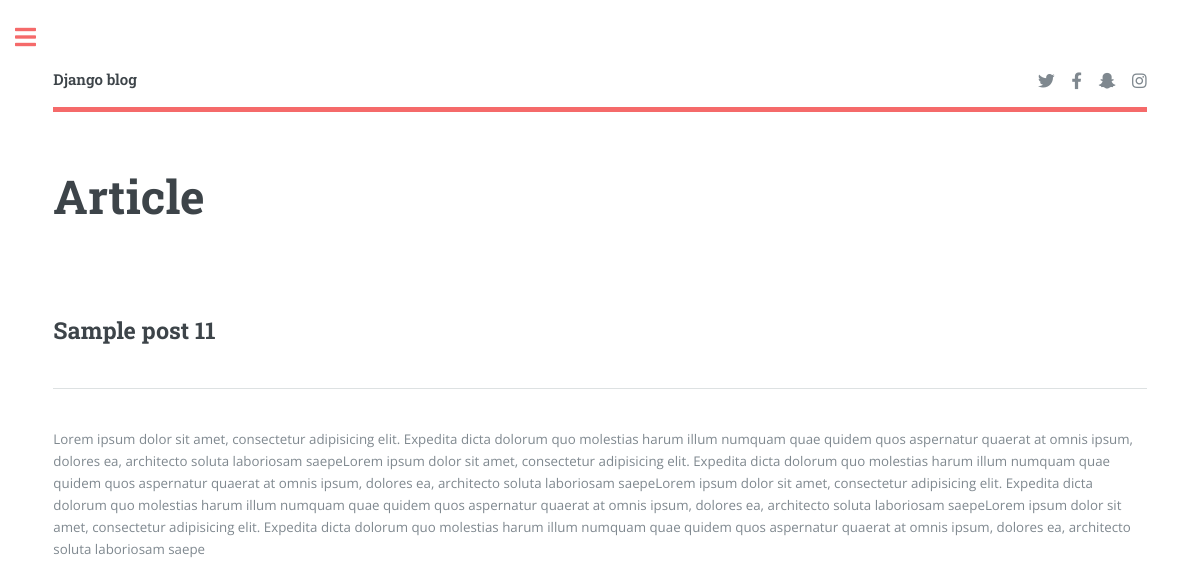
The app's page /sample-post-11 with its own data.
### article/models.py (models this page shows, shortened)
class Article(models.Model):
    image = models.ImageField()
    title = models.CharField(max_length = 350)
    body = models.TextField()
    pub_date = models.DateTimeField(auto_now = True)
    update_date = models.DateTimeField(auto_now_add = True)
    slug = AutoSlugField(populate_from = "title")

### article/views.py (the view)
# urls.py: path('<str:slug>', views.Details.as_view(), name = 'details')
class Details(DetailView):
    model = Article
    template_name = "details.html"

### article/templates/details.html (shortened to what this page needs)
{% extends 'base.html' %}
{% load hitcount_tags %}
{% block body %}
<section>
	<header class="main">
		<h1>Article</h1>
	</header>
    <h2>{{ article.title }}</h2>
    <hr class="major" />
	{{ article.body | safe }}
</section>
{% endblock %}

### static/assets/css/main.css (style rules this page uses)
html, body, div, span, applet, object, iframe, h1, h2, h3, h4, h5, h6, p, blockquote, pre, a, abbr, acronym, address, big, cite, code, del, dfn, em, img, ins, kbd, q, s, samp, small, strike, strong, sub, sup, tt, var, b, u, i, center, dl, dt, dd, ol, ul, li, fieldset, form, label, legend, table, caption, tbody, tfoot, thead, tr, th, td, article, aside, canvas, details, embed, figure, figcaption, footer, header, hgroup, menu, nav, output, ruby, section, summary, time, mark, audio, video { margin: 0; padding: 0; border: 0; font-size: 100%; font: inherit; vertical-align: baseline; }
article, aside, details, figcaption, figure, footer, header, hgroup, menu, nav, section { display: block; }
body { line-height: 1; }
body { -webkit-text-size-adjust: none; }
body { -ms-overflow-style: scrollbar; }
html { box-sizing: border-box; }
*, *:before, *:after { box-sizing: inherit; }
body { background: #ffffff; }
body, input, select, textarea { color: #7f888f; font-family: "Open Sans", sans-serif; font-size: 13pt; font-weight: 400; line-height: 1.65; }
@media screen and (max-width: 1680px) { body, input, select, textarea { font-size: 11pt; } }
@media screen and (max-width: 1280px) { body, input, select, textarea { font-size: 10pt; } }
h1, h2, h3, h4, h5, h6 { color: #3d4449; font-family: "Roboto Slab", serif; font-weight: 700; line-height: 1.5; margin: 0 0 1em 0; }
h1 { font-size: 4em; margin: 0 0 0.5em 0; line-height: 1.3; }
h2 { font-size: 1.75em; }
@media screen and (max-width: 1680px) { h1 { font-size: 3.5em; } }
hr { border: 0; border-bottom: solid 1px rgba(210, 215, 217, 0.75); margin: 2em 0; }
hr.major { margin: 3em 0; }
header.main > :last-child { margin: 0 0 1em 0; }
#main > .inner > section { padding: 6em 0 4em 0 ; border-top: solid 2px rgba(210, 215, 217, 0.75); }
#main > .inner > section:first-of-type { border-top: 0 !important; }
@media screen and (max-width: 1680px) { #main > .inner > section { padding: 5em 0 3em 0 ; } }
@media screen and (max-width: 1280px) { #main > .inner > section { padding: 4em 0 2em 0 ; } }

### records on screen
Article: title "Sample post 11", body "Lorem ipsum dolor sit amet, consectetur adipisicing elit. Expedita dicta dolorum quo molestias harum illum numquam quae quidem quos aspernatur quaerat at omnis ipsum, dolores ea, architecto soluta laboriosam saepeLorem ipsum dolor sit amet, consectetur adipisicing elit. Expedita dicta dolorum quo molestias harum illum numquam quae quidem quos aspernatur quaerat at omnis ipsum, dolores ea, architecto soluta laboriosam saepeLorem ipsum dolor sit amet, consectetur adipisicing elit. Expedita dicta dolorum quo molestias harum illum numquam quae quidem quos aspernatur quaerat at omnis ipsum, dolores ea, architecto soluta laboriosam saepeLorem ipsum dolor sit amet, consectetur adipisicing elit.…"
